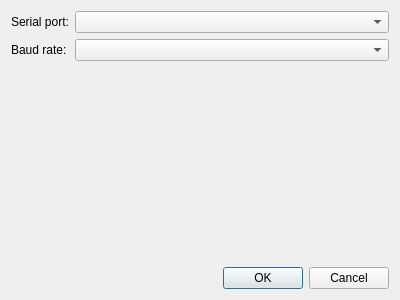
<?xml version="1.0" encoding="UTF-8"?>
<ui version="4.0">
 <class>SerialPortSettings</class>
 <widget class="QDialog" name="SerialPortSettings">
  <property name="geometry">
   <rect>
    <x>0</x>
    <y>0</y>
    <width>400</width>
    <height>300</height>
   </rect>
  </property>
  <property name="windowTitle">
   <string>Serial port settings</string>
  </property>
  <layout class="QGridLayout" name="gridLayout">
   <item row="1" column="1">
    <widget class="QDialogButtonBox" name="buttonBox">
     <property name="orientation">
      <enum>Qt::Horizontal</enum>
     </property>
     <property name="standardButtons">
      <set>QDialogButtonBox::Cancel|QDialogButtonBox::Ok</set>
     </property>
    </widget>
   </item>
   <item row="0" column="0" colspan="2">
    <layout class="QFormLayout" name="formLayout_2">
     <item row="1" column="0">
      <widget class="QLabel" name="lblBaudRate">
       <property name="text">
        <string>Baud rate:</string>
       </property>
      </widget>
     </item>
     <item row="1" column="1">
      <widget class="QComboBox" name="menuBaudRate"/>
     </item>
     <item row="0" column="0">
      <widget class="QLabel" name="lblSerialPorts">
       <property name="text">
        <string>Serial port:</string>
       </property>
      </widget>
     </item>
     <item row="0" column="1">
      <widget class="QComboBox" name="menuSerialPorts"/>
     </item>
    </layout>
   </item>
  </layout>
 </widget>
 <resources/>
 <connections>
  <connection>
   <sender>buttonBox</sender>
   <signal>accepted()</signal>
   <receiver>SerialPortSettings</receiver>
   <slot>accept()</slot>
   <hints>
    <hint type="sourcelabel">
     <x>248</x>
     <y>254</y>
    </hint>
    <hint type="destinationlabel">
     <x>157</x>
     <y>274</y>
    </hint>
   </hints>
  </connection>
  <connection>
   <sender>buttonBox</sender>
   <signal>rejected()</signal>
   <receiver>SerialPortSettings</receiver>
   <slot>reject()</slot>
   <hints>
    <hint type="sourcelabel">
     <x>316</x>
     <y>260</y>
    </hint>
    <hint type="destinationlabel">
     <x>286</x>
     <y>274</y>
    </hint>
   </hints>
  </connection>
 </connections>
</ui>
